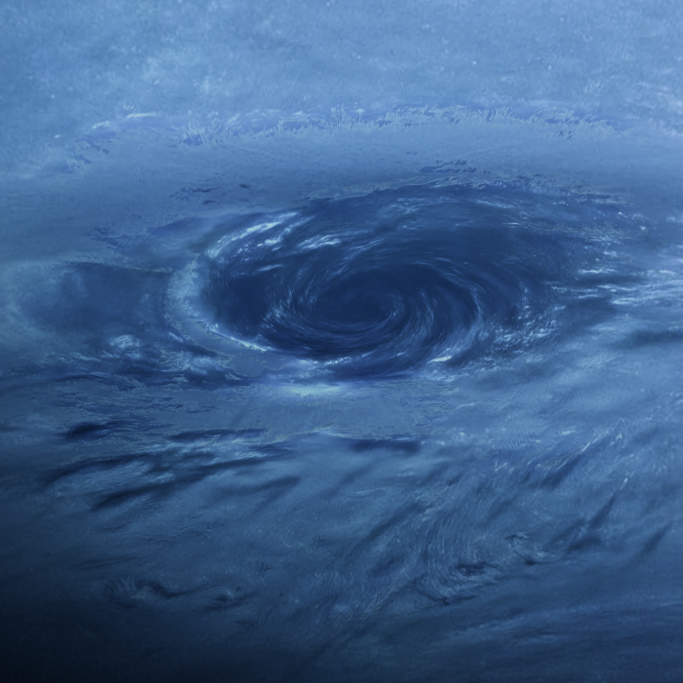
#> input picture assets-src/neptune/place/masters/globe-26.jpg, 2048 x 2048 px, given in place of wrap.webp, which was not available (shown at 1/3 size)
$ python guide.py
#> lines starting #> are read from the running program, lines starting #| are printed output that depends on the picture
### assets-src/neptune/patches/gnomon.py
import os
import sys

import cv2
import numpy as np
from PIL import Image

sys.path.insert(0, os.path.join(os.path.dirname(__file__), '..'))
import geo

Image.MAX_IMAGE_PIXELS = None
OUT = 'public/assets/neptune'
WORK = 'out/work/nep/patches'
SPOT = (0.55, 0.52)
PAD = 8


def spot():
    d = geo.hero_rays(geo.HERO_W, geo.HERO_H, np.array([SPOT[0] * geo.HERO_W - 0.5]), np.array([SPOT[1] * geo.HERO_H - 0.5]))
    p, ok = geo.hit_sphere(d.reshape(-1, 3))
    lon, lat = geo.world_to_lonlat(p)
    return float(lon[0]), float(lat[0])


def basis(lon, lat):
    n = np.array([np.cos(lat) * np.sin(lon), np.sin(lat), np.cos(lat) * np.cos(lon)])
    e = np.cross([0, 1, 0], n)
    e /= np.linalg.norm(e)
    return n, e, np.cross(n, e)


def load_wrap():
    wrap = cv2.cvtColor(cv2.imread(os.path.join(OUT, 'full/wrap.webp'), cv2.IMREAD_UNCHANGED), cv2.COLOR_BGRA2RGBA)
    return np.concatenate([wrap[:, -PAD:], wrap, wrap[:, :PAD]], 1)


def half(width):
    return np.tan(np.radians(width) / 2)


def resample(wrap, width, size):
    lon0, lat0 = spot()
    n, e, u = basis(lon0, lat0)
    H = wrap.shape[0]
    W = wrap.shape[1] - 2 * PAD
    g = ((np.arange(size) + 0.5) / size - 0.5) * 2 * half(width)
    gx, gy = np.meshgrid(g, -g)
    d = n[None, None, :] + gx[..., None] * e + gy[..., None] * u
    d /= np.linalg.norm(d, axis=-1, keepdims=True)
    lon = np.arctan2(d[..., 0], d[..., 2])
    lat = np.arcsin(np.clip(d[..., 1], -1, 1))
    mx = ((lon / (2 * np.pi) + 0.5) * W - 0.5 + PAD).astype(np.float32)
    my = ((0.5 - lat / np.pi) * H - 0.5).astype(np.float32)
    return cv2.remap(wrap, mx, my, cv2.INTER_CUBIC, borderMode=cv2.BORDER_REPLICATE).astype(np.float32) / 255


def composite(rgba):
    a = rgba[..., 3:4]
    return rgba[..., :3] * (1 - a) + a

### assets-src/neptune/geo.py
import json
import os

import numpy as np

ROOT = os.path.abspath(os.path.join(os.path.dirname(__file__), '..', '..'))
FIT = json.load(open(os.path.join(ROOT, 'src/stops/neptune/fit.json')))
#> (reads assets-src/earth/fit.json from the repository)
HERO_W, HERO_H = 2816, 1584
CAM = np.array(FIT['camera']['position'], float)
SUN = np.array(FIT['sunDir'], float)
SUN /= np.linalg.norm(SUN)
TH = np.tan(np.radians(FIT['vfovDeg']) / 2)
AXIS = np.array([0.29036982, 0.66913061, -0.68406842])
AXIS /= np.linalg.norm(AXIS)


# [23 lines left out: functions body_basis, quat_from_matrix, not called in this run]


def rotation():
    x, y, z, w = FIT['globe']['quaternion']
    return np.array([[1 - 2 * (y * y + z * z), 2 * (x * y - z * w), 2 * (x * z + y * w)], [2 * (x * y + z * w), 1 - 2 * (x * x + z * z), 2 * (y * z - x * w)], [2 * (x * z - y * w), 2 * (y * z + x * w), 1 - 2 * (x * x + y * y)]])


def srgb_to_linear(c):
    return np.where(c <= 0.04045, c / 12.92, ((np.maximum(c, 0) + 0.055) / 1.055) ** 2.4)


def linear_to_srgb(c):
    c = np.clip(c, 0, 1)
    return np.where(c <= 0.0031308, c * 12.92, 1.055 * c ** (1 / 2.4) - 0.055)


# [5 lines left out: function inverse_filmic, not called in this run]


def filmic(x):
    x = np.maximum(x, 0)
    return np.clip(x * (2.51 * x + 0.03) / (x * (2.43 * x + 0.59) + 0.14), 0, 1)


def decode(img8):
    return inverse_filmic(srgb_to_linear(np.asarray(img8, np.float32) / 255))


def encode(scene):
    return (linear_to_srgb(filmic(scene)) * 255 + 0.5).astype(np.uint8)


def hero_rays(w, h, xs=None, ys=None):
    if xs is None:
        ys, xs = np.mgrid[0:h, 0:w]
    d = np.stack([(2 * (xs + 0.5) / w - 1) * TH * HERO_W / HERO_H, (1 - 2 * (ys + 0.5) / h) * TH, -np.ones(np.shape(xs))], -1)
    return d / np.linalg.norm(d, axis=-1, keepdims=True)


def hit_sphere(d, radius=1.0):
    b = -(d @ CAM)
    disc = b * b - (CAM @ CAM - radius * radius)
    p = CAM + d * (b - np.sqrt(np.maximum(disc, 0)))[..., None]
    return p, disc > 0


def world_to_lonlat(p):
    pb = p @ rotation()
    n = np.linalg.norm(pb, axis=-1)
    return np.arctan2(pb[..., 0], pb[..., 2]), np.arcsin(np.clip(pb[..., 1] / n, -1, 1))


def lonlat_to_world(lon, lat):
    pb = np.stack([np.cos(lat) * np.sin(lon), np.sin(lat), np.cos(lat) * np.cos(lon)], -1)
    return pb @ rotation().T


# [5 lines left out: function world_to_hero, not called in this run]


# [3 lines that do not run on import are left out]

### assets-src/neptune/patches/guide.py
import os
import sys

import numpy as np
from PIL import Image

sys.path.insert(0, os.path.dirname(__file__))
import gnomon

width = float(sys.argv[1]) if len(sys.argv) > 1 else 24
size = 2048
os.makedirs(gnomon.WORK, exist_ok=True)
img = gnomon.composite(gnomon.resample(gnomon.load_wrap(), width, size))
#> in load_wrap, `return np.concatenate([wrap[:, -PAD:], wrap, wrap[:, :PAD]], 1)`:
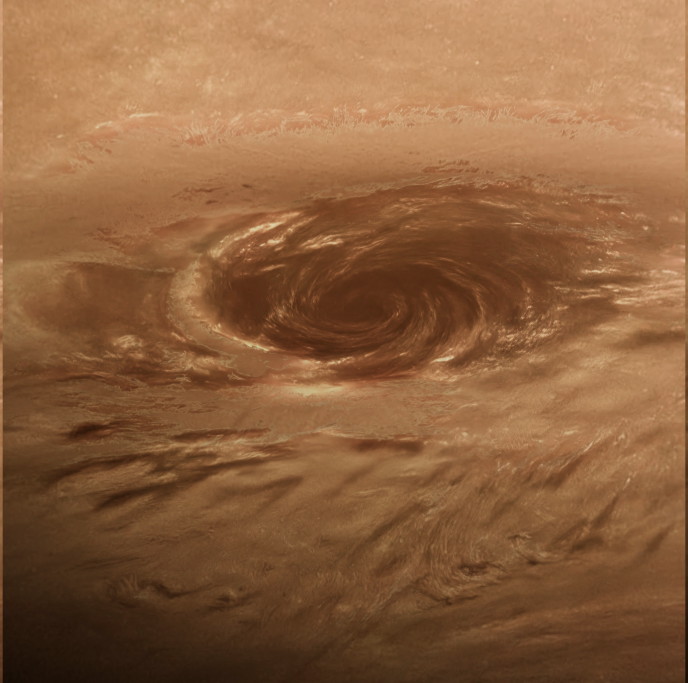
#> returned value: shape (2048, 2064, 4) (shown at 1/3 size); mean of channels 0, 1, 2, 3 63, 98.1, 141.8, 255; drawn as B, G, R
#> in hero_rays, `d = np.stack([(2 * (xs + 0.5) / w - 1) * TH * HERO_W / HERO_H, (1 - 2 ..`: d = [[0.0476, -0.0107, -1]]
#> in spot, `d = geo.hero_rays(geo.HERO_W, geo.HERO_H, np.array([SPOT[0] * geo.HERO..`: d = [[0.0476, -0.0107, -0.999]]
#> in hit_sphere, `b = -(d @ CAM)`: b = [4.44]
#> in hit_sphere, `disc = b * b - (CAM @ CAM - radius * radius)`: disc = [0.983]
#> in hit_sphere, `p = CAM + d * (b - np.sqrt(np.maximum(disc, 0)))[..., None]`: p = [[0.074, -0.034, 0.997]]
#> in spot, `p, ok = geo.hit_sphere(d.reshape(-1, 3))`: ok = [True]
#> in world_to_lonlat, `pb = p @ rotation()`: pb = [[-0.931, 0.201, 0.304]]
#> in world_to_lonlat, `n = np.linalg.norm(pb, axis=-1)`: n = [1]
#> in spot, `lon, lat = geo.world_to_lonlat(p)`: lon = [-1.25]; lat = [0.202]
#> in resample, `lon0, lat0 = spot()`: lon0 = -1.25; lat0 = 0.202
#> in basis, `n = np.array([np.cos(lat) * np.sin(lon), np.sin(lat), np.cos(lat) * np..`: n = [-0.931, 0.201, 0.304]
#> in basis, `e = np.cross([0, 1, 0], n)`: e = [0.304, 0, 0.931]
#> in basis, `e /= np.linalg.norm(e)`: e = [0.311, 0, 0.951]
#> in resample, `n, e, u = basis(lon0, lat0)`: n = [-0.931, 0.201, 0.304]; e = [0.311, 0, 0.951]; u = [0.191, 0.98, -0.0623]
#> in resample, `d = n[None, None, :] + gx[..., None] * e + gy[..., None] * u`:
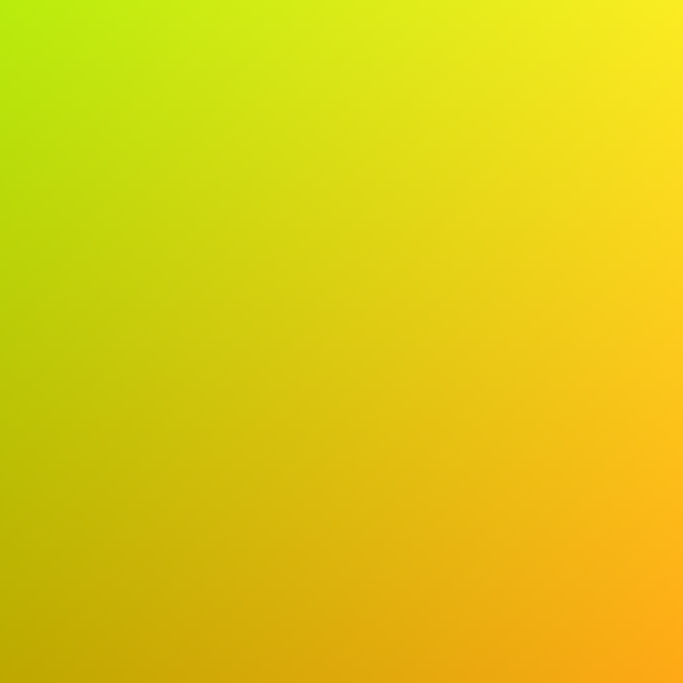
#> d: shape (2048, 2048, 3) float64 (shown at 1/3 size); mean of channels 0, 1, 2 -0.931, 0.201, 0.304; drawn with min black and max white
#> in resample, `lon = np.arctan2(d[..., 0], d[..., 2])`:
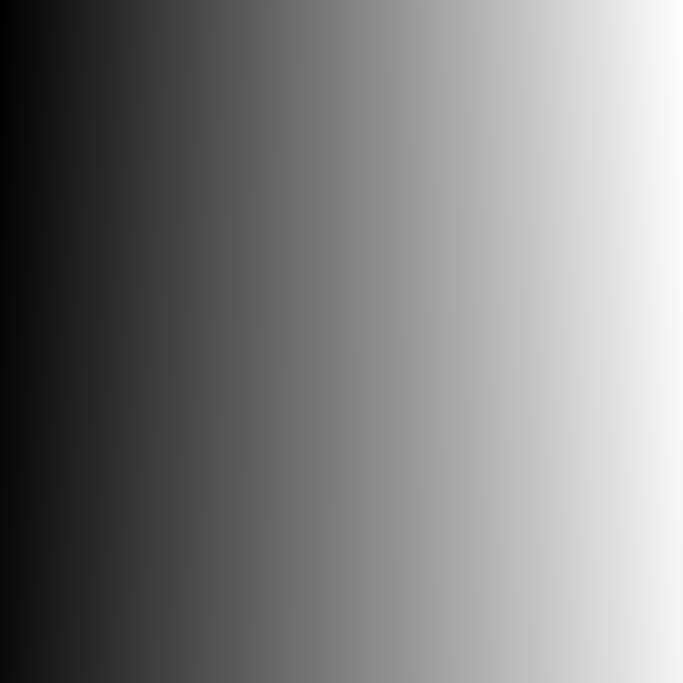
#> lon: shape (2048, 2048) float64 (shown at 1/3 size); min -1.48, max -1.03, mean -1.25; drawn with min black and max white
#> in resample, `lat = np.arcsin(np.clip(d[..., 1], -1, 1))`:
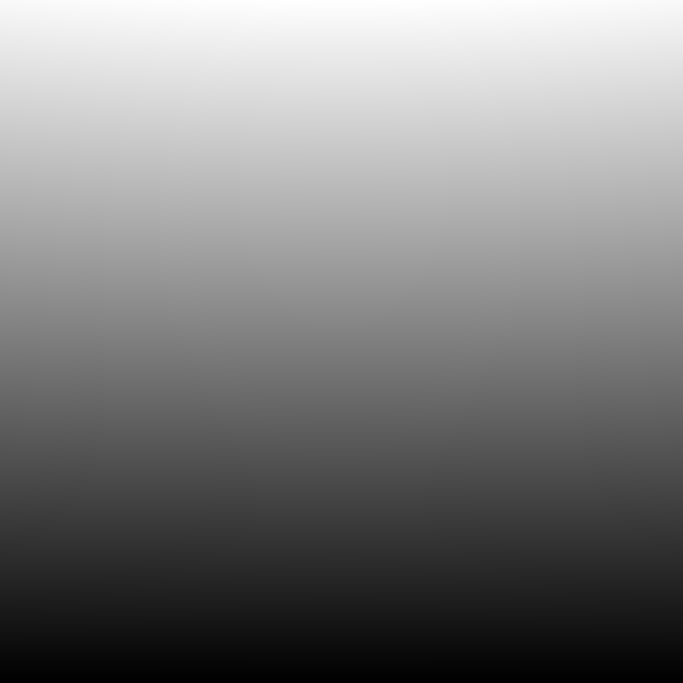
#> lat: shape (2048, 2048) float64 (shown at 1/3 size); min -0.00733, max 0.411, mean 0.201; drawn with min black and max white
#> in resample, `my = ((0.5 - lat / np.pi) * H - 0.5).astype(np.float32)`:
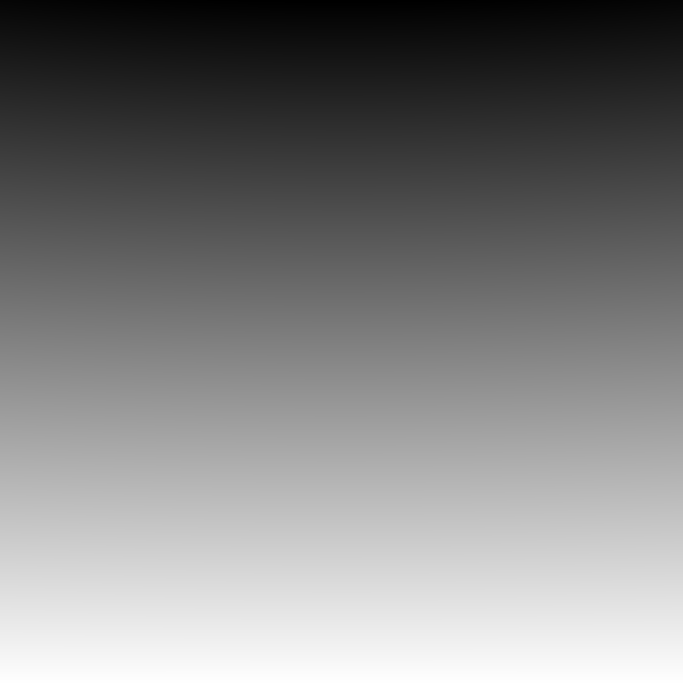
#> my: shape (2048, 2048) float32 (shown at 1/3 size); min 755.3, max 1028.3, mean 892.8; drawn with min black and max white
#> in resample, `return cv2.remap(wrap, mx, my, cv2.INTER_CUBIC, borderMode=cv2.BORDER_..`:
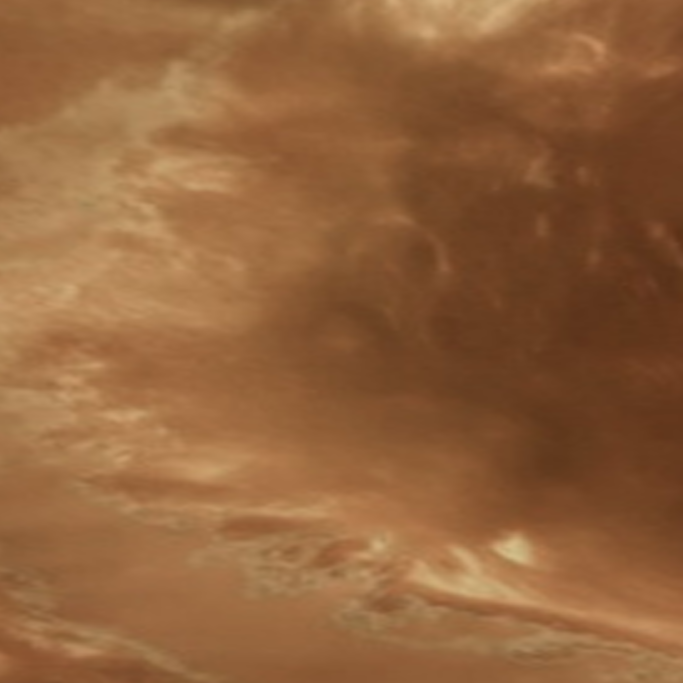
#> returned value: shape (2048, 2048, 4) float32 (shown at 1/3 size); mean of channels 0, 1, 2, 3 0.238, 0.389, 0.569, 1; drawn as B, G, R
#> in composite, `a = rgba[..., 3:4]`: a: shape (2048, 2048, 1) float32; every value is 1
#> in composite, `return rgba[..., :3] * (1 - a) + a`: returned value: shape (2048, 2048, 3) float32; every value is 1
Image.fromarray((np.clip(img, 0, 1) * 255 + 0.5).astype(np.uint8)).save(os.path.join(gnomon.WORK, 'guide-%g.png' % width))
print('guide-%g.png' % width)
